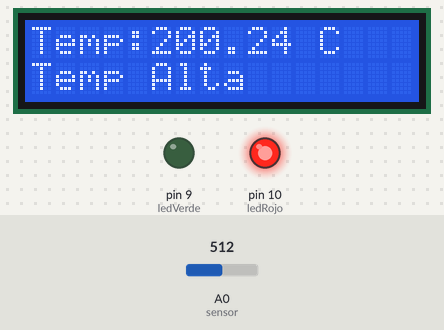
Simulated run of this sketch. Board: Arduino Uno, built with avr-gcc and run on an emulated ATmega328P. Shown: 16×2 character LCD, output pins drawn as LEDs (lit = HIGH). The inputs (shaded band) are chosen by the test bench; at power-on: A0 (sensor) = 512.

Above: at 1.2 s.
1.3 s: A0 (sensor) set to 161
At 2.5 s:
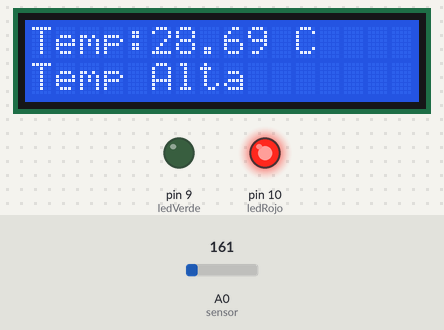
3.5 s: A0 (sensor) set to 137
At 4.4 s:
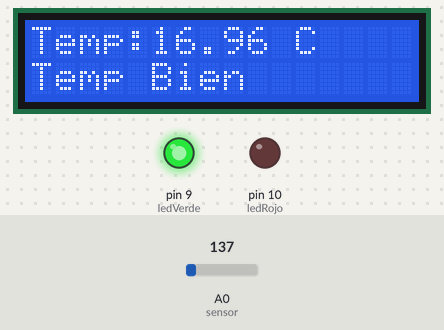
5.5 s: A0 (sensor) set to 122
At 7.5 s:
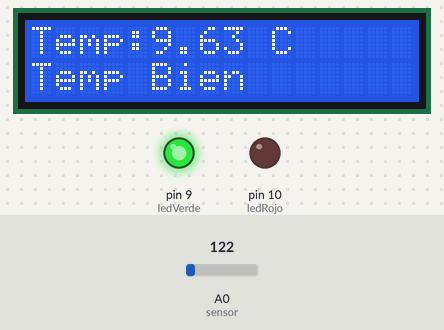
Timing chart, 0 to 9.0 s (numbered marks = the images above; inputs shaded):
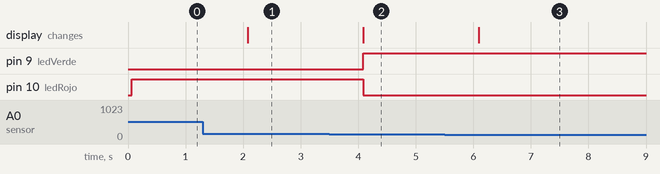

Measured:
- the behaviour switches between 154 and 153 on A0 (sensor) (found by bisection; images 1 and 2)
- after the input at 1.3 s, the display: changes after 0.78 s (image 1)
- after the input at 3.5 s, pin 9 (ledVerde): LOW → HIGH after 0.58 s; pin 10 (ledRojo): HIGH → LOW after 0.58 s; the display: changes after 0.59 s (image 2)
- after the input at 5.5 s, the display: changes after 0.60 s (image 3)

The sketch:

temperature_controller.ino
```cpp
#include <LiquidCrystal.h>

LiquidCrystal lcd(7, 6, 5, 4, 3, 2);

int sensor = A0;
int ledVerde = 9;
int ledRojo = 10;

void setup() {
  lcd.begin(16, 2);
  pinMode(ledVerde, OUTPUT);
  pinMode(ledRojo, OUTPUT);
}

void loop() {
  int lectura = analogRead(sensor);
  float voltaje = lectura * (5.0 / 1023.0);
  float temperatura = (voltaje - 0.5) * 100;

  lcd.setCursor(0, 0);
  lcd.print("Temp:");
  lcd.print(temperatura);
  lcd.print(" C   ");

  lcd.setCursor(0, 1);

  // LÓGICA
  if (temperatura <= 25) {
    digitalWrite(ledVerde, HIGH);
    digitalWrite(ledRojo, LOW);

    lcd.print("Temp Bien       ");
  }
  else {
    digitalWrite(ledVerde, LOW);
    digitalWrite(ledRojo, HIGH);

    lcd.print("Temp Alta       ");
  }

  delay(1000);
}
```
